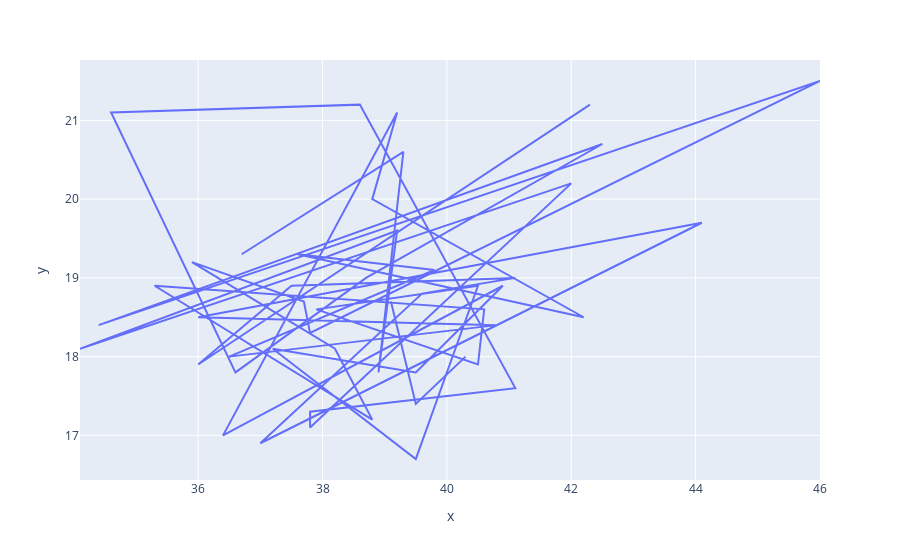

The cell this chart's notebook holds for it:
### Markdown cell above
## creating line plot using plotly here

### Code cell
df3 = df1.head(50)
fig = px.line(x =df3.bill_length_mm, y = df3.bill_depth_mm )
fig.show()

### Figure 1 — Plotly figure (JSON) as saved in the notebook; plotly's stock layout.template omitted (floating-point values rounded to 4 significant figures)
{"data": [{"hovertemplate": "x=%{x}<br>y=%{y}<extra></extra>", "legendgroup": "", "line": {"color": "#636efa", "dash": "solid"}, "marker": {"symbol": "circle"}, "mode": "lines", "name": "", "orientation": "v", "showlegend": false, "type": "scatter", "x": [39.1, 39.5, 40.3, null, 36.7, 39.3, 38.9, 39.2, 34.1, 42, 37.8, 37.8, 41.1, 38.6, 34.6, 36.6, 38.7, 42.5, 34.4, 46, 37.8, 37.7, 35.9, 38.2, 38.8, 35.3, 40.6, 40.5, 37.9, 40.5, 39.5, 37.2, 39.5, 40.9, 36.4, 39.2, 38.8, 42.2, 37.6, 39.8, 36.5, 40.8, 36, 44.1, 37, 39.6, 41.1, 37.5, 36, 42.3], "xaxis": "x", "y": [18.7, 17.4, 18, null, 19.3, 20.6, 17.8, 19.6, 18.1, 20.2, 17.1, 17.3, 17.6, 21.2, 21.1, 17.8, 19, 20.7, 18.4, 21.5, 18.3, 18.7, 19.2, 18.1, 17.2, 18.9, 18.6, 17.9, 18.6, 18.9, 16.7, 18.1, 17.8, 18.9, 17, 21.1, 20, 18.5, 19.3, 19.1, 18, 18.4, 18.5, 19.7, 16.9, 18.8, 19, 18.9, 17.9, 21.2], "yaxis": "y"}], "layout": {"autosize": true, "legend": {"tracegroupgap": 0}, "margin": {"t": 60}, "xaxis": {"anchor": "y", "autorange": true, "domain": [0, 1], "range": [34.1, 46], "title": {"text": "x"}, "type": "linear"}, "yaxis": {"anchor": "x", "autorange": true, "domain": [0, 1], "range": [16.43, 21.77], "title": {"text": "y"}, "type": "linear"}}}
